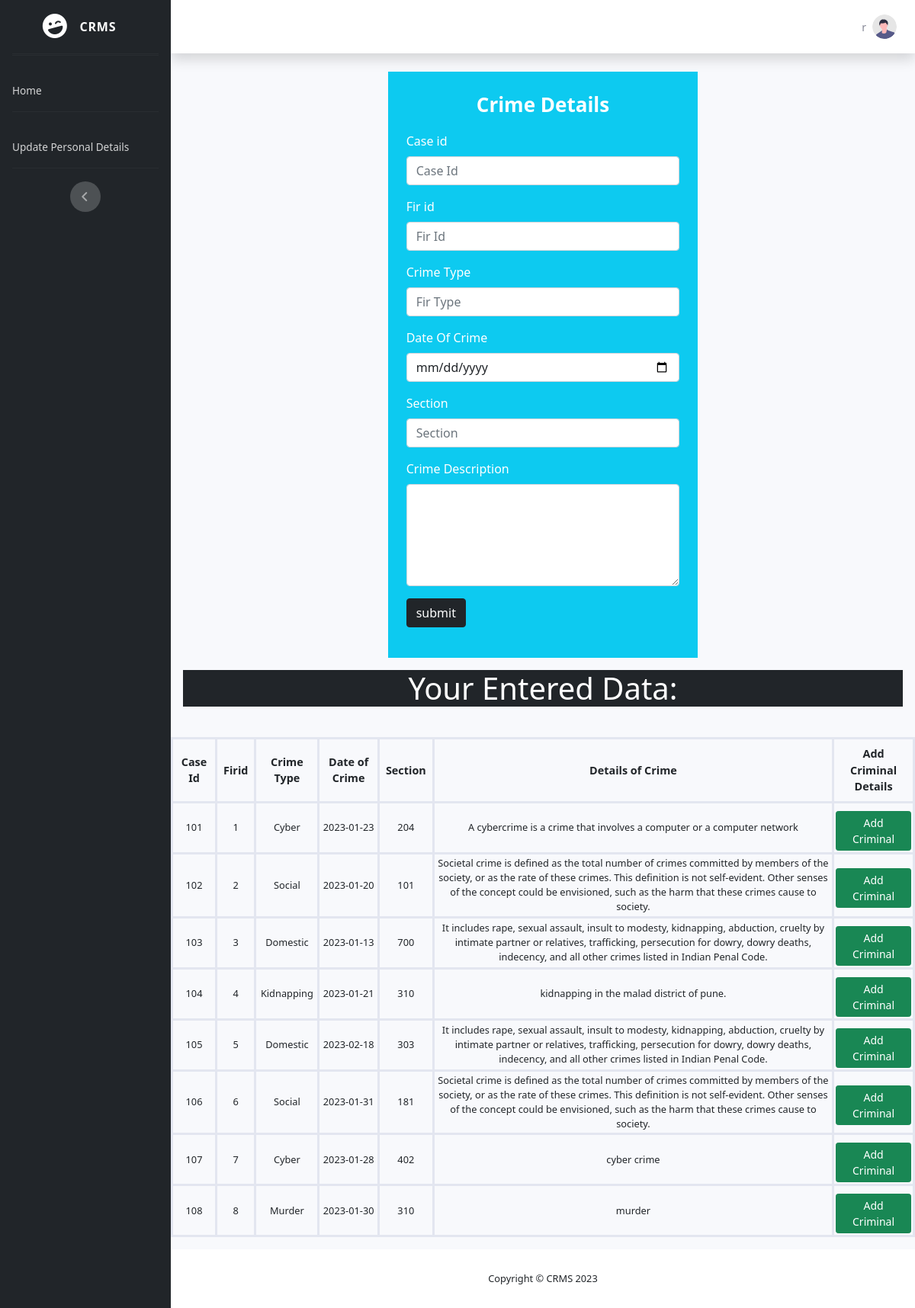
/admin/crime.php (signed in), run on an earlier commit of the app's database.
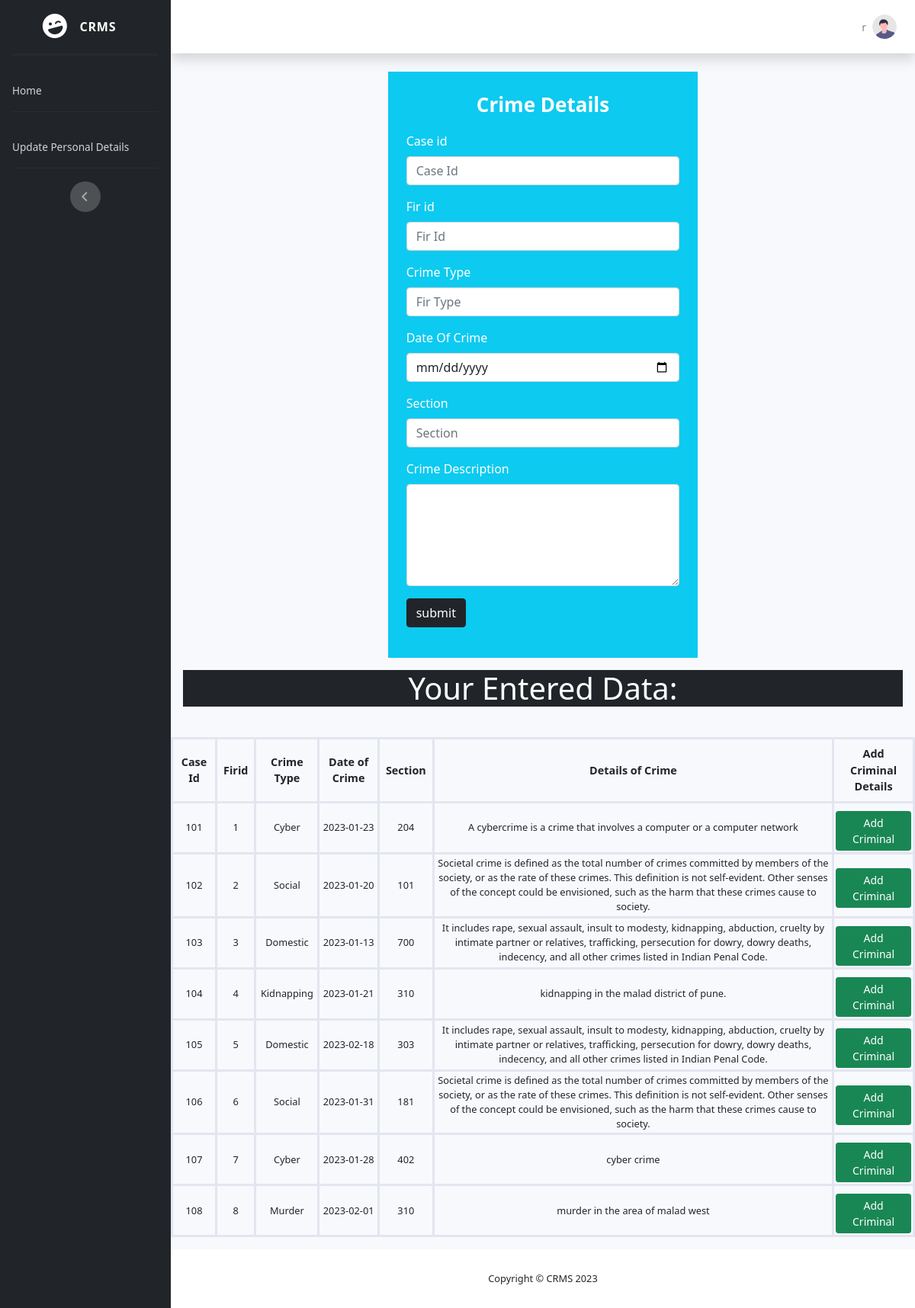
And on a later commit of the database.
### tables this page shows
CREATE TABLE `crime` (
  `caseid` int(11) NOT NULL,
  `firid` int(11) NOT NULL,
  `crimetype` varchar(200) NOT NULL,
  `dateofcrime` date NOT NULL,
  `section` int(100) NOT NULL,
  `description` longtext NOT NULL
);

### admin/crime.php (the view, shortened to what this page needs)
<?php
include('../main/connect.php');
include('navbar.php');
$firid=$_GET['id'];
$sql="select * from `fir` where firid='$firid'";
$query=mysqli_query($con,$sql);
$update=mysqli_fetch_assoc($query);
?>
<div class="container">
        <div class="row">
            <div class="col-md-5 m-auto bg-info text-white p-4">
                <form action="#" method="POST">
                    <p class="text-center font-weight-bold" style="font-size:26px;">Crime Details</p>
                    <div class="mb-3">
                <label for="">Case id</label>
                    <input type="text" name="caseid" placeholder="Case Id" class="form-control" required>
                </div>
                    <div class="mb-3">
                <label for="">Fir id</label>
                    <input type="text" name="firid" placeholder="Fir Id" class="form-control" required value=<?=$update['firid']?>>
                </div>
                    <div class="mb-3">
                        <label for="">Crime Type</label>
                        <input type="text" name="crimetype" placeholder="Fir Type" class="form-control" required value=<?=$update['firtype']?>>
                </div>
                <div class="mb-3">
                <label for="">Date Of Crime</label>
                    <input type="date" name="dateofcrime" placeholder="Date of Crime" class="form-control" required>
                </div>
                <div class="mb-3">
                <label for="">Section</label>
                    <input type="text" name="section" placeholder="Section" class="form-control" required >
                </div>
                <div class="form-group mb-3">
                    <label for="exampleFormControlTextarea1">Crime Description</label>
                    <textarea class="form-control" name="description" id="exampleFormControlTextarea1" rows="5"></textarea>
                </div>
                    <div class="mb-3">
                    <input type="submit" name="addcrime" class="btn btn-dark" value="submit">
                    </div>
                </form>
            </div>
        </div>
</div>
<h1 class="text-center text-white bg-dark m-3">Your Entered Data:</h1>
    <br>
    <table class="table table-bordered  text-center">
  <thead>
    <tr>
    <th scope="col">Case Id</th>
      <th scope="col">Firid</th>
      <th scope="col">Crime Type</th>
      <th scope="col">Date of Crime</th>
      <th scope="col">Section</th>
      <th scope="col">Details of Crime</th>
      <th scope="col">Add Criminal Details</th>
    </tr>
  </thead>
  <tbody class="text-center">
  <?php
                $displayquery="select * from crime";
                $querydisplay=mysqli_query($con,$displayquery);
                while($result=mysqli_fetch_array($querydisplay)){
                    ?>
                    <tr>
                        <td><?php echo $result['caseid'];?></td>
                        <td><?php echo $result['firid'];?></td>
                        <td><?php echo $result['crimetype'];?></td>
                        <td><?php echo $result['dateofcrime'];?></td>
                        <td><?php echo $result['section'];?></td>
                        <td><?php echo $result['description'];?></td>
                        <td><a href="criminal.php?id=<?=$result['caseid']?>&id1=<?=$firid?>" class="btn btn-sm btn-success mt-2">Add Criminal</a></td>
                    </tr>
                <?php
                }
  ?>
  </tbody>
            </table>
<?php include('footer.php');
?>

What changed in the data, as far as the page shows it:
changed crime "Murder": dateofcrime "2023-01-30" → "2023-02-01"; description "murder" → "murder in the area of malad west"
